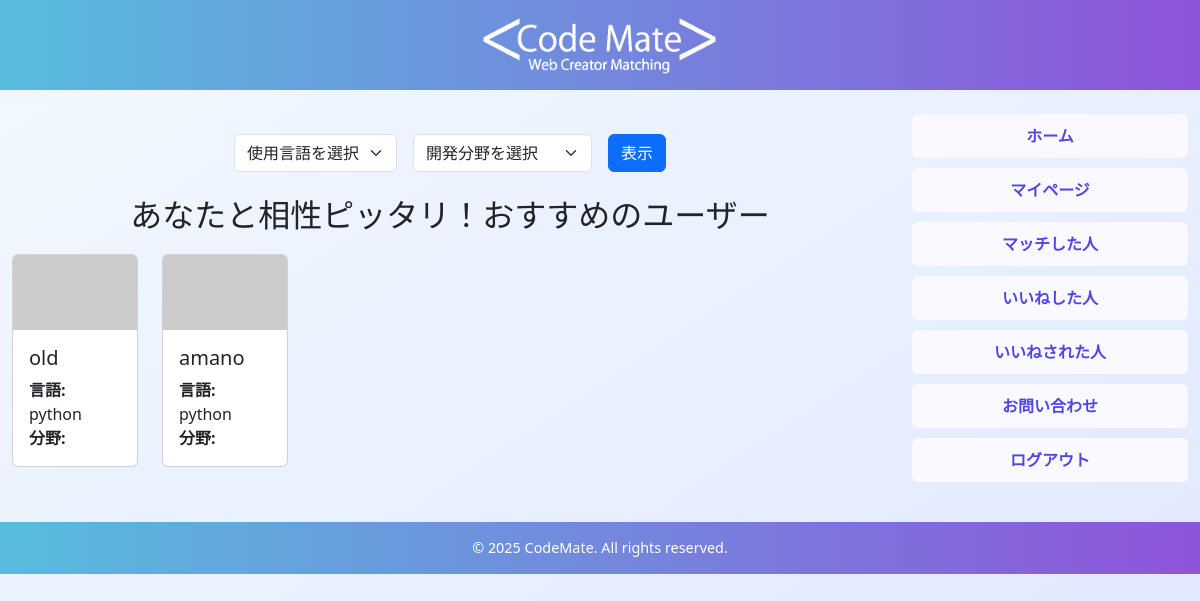
Screenshot of /main (signed in) with the database file from the repository.
### app/models/user.py (models this page shows)
class User(db.Model):
    __tablename__ = "user"
    id = db.Column(db.Integer, primary_key=True)
    email = db.Column(db.String(30), unique=True, nullable=False)
    password = db.Column(db.String(200), nullable=False)
    name = db.Column(db.String(30))
    gender = db.Column(db.String(10))
    language = db.Column(db.String(40))
    dev_field = db.Column(db.String(40))
    experience = db.Column(db.String(40))
    introduction = db.Column(db.Text)
    image_path = db.Column(db.String(60), default="default.jpg")

### app/routes/app.py (the view)
    @app.route("/main")
    def main():
        if "user_id" not in session:
            return redirect("main.top")
        current_user = User.query.get(session["user_id"])
        if not current_user:
            return redirect("main.top")
        matched_users_subquery = (
            db.session.query(Likes.to_user)
            .filter(Likes.from_user == current_user.id, Likes.matched == True)
            .subquery()
        )
        liked_users_subquery = (
        db.session.query(Likes.to_user)
        .filter(Likes.from_user == current_user.id)
        .subquery()
)
        recommended = (
            User.query
                .filter(
                    User.language == current_user.language,
                    User.dev_field == current_user.dev_field,
                    User.id != current_user.id,
                    ~User.id.in_(matched_users_subquery),
                    ~User.id.in_(liked_users_subquery)
                )
            .limit(6)
            .all()
        )
        return render_template("main/main.html", profiles=recommended)

### app/template/main/main.html (shortened to what this page needs)
<!DOCTYPE html>
<html lang="ja">
  <head>
    <link
      href="https://cdn.jsdelivr.net/npm/bootstrap@5.3.0-alpha1/dist/css/bootstrap.min.css"
      rel="stylesheet"
    />
    <link rel="stylesheet" href="../static/css/style.css" />
  </head>
  <body>
    <header>
      <img src="{{ url_for('static', filename='img/logo.png') }}" alt="ロゴ" />
    </header>
    <div class="container-fluid mt-4">
      <div class="row">
        <div class="col-lg-9">
          <form
            class="filter-form d-flex flex-wrap justify-content-center align-items-center gap-3 mb-4"
            method="GET"
            action="/search"
          >
            <select name="language" class="form-select w-auto">
              <option value="">使用言語を選択</option>
            </select>
            <select name="dev_field" class="form-select w-auto">
              <option value="">開発分野を選択</option>
            </select>
            <button type="submit" class="btn btn-primary">表示</button>
          </form>
          <h2 >あなたと相性ピッタリ！おすすめのユーザー</h2>
          <div
            class="row row-cols-1 row-cols-sm-2 row-cols-md-3 row-cols-lg-6 g-4"
          >
            {% for user in profiles %} {% include 'main/profile_card.html' %} {%
            endfor %}
          </div>
        </div>
        <div class="col-lg-3 sidebar mt-4 mt-lg-0">
          <a href="/main?tab=recommend">ホーム</a>
          <a href="/my_profile">マイページ</a>
          <a href="/matched">マッチした人</a>
          <a href="/likes/sent">いいねした人</a>
          <a href="/likes/received">いいねされた人</a>
          <a href="/contact">お問い合わせ</a>
          <a href="/logout">ログアウト</a>
        </div>
      </div>
    </div>
    <footer>&copy; 2025 CodeMate. All rights reserved.</footer>
  </body>
</html>

### app/template/main/profile_card.html
<div class="col">
  <a
    href="{{ url_for('recommend_profile.recommend_profile', user_id=user.id) }}"
    class="text-decoration-none text-dark"
  >
    <div class="card h-100">
      <img
        src="{{ user.image or 'https://via.placeholder.com/300x180' }}"
        class="card-img-top"
        alt="{{ user.name }}"
      />
      <div class="card-body">
        <h5 class="card-title">{{ user.name }}</h5>
        <p class="card-text">
          <strong>言語:</strong> {{ user.language }}<br />
          <strong>分野:</strong> {{ user.field }}
        </p>
      </div>
    </div>
  </a>
</div>

### app/static/css/style.css (style rules this page uses)
body { margin: 0; font-family: "Segoe UI", sans-serif; background: linear-gradient(to bottom right, #f2f9ff, #e0e7ff); min-height: 100vh; }
header { background-image: linear-gradient(90deg, rgba(87, 188, 222, 1), rgba(142, 84, 219, 1)); padding: 15px 20px; text-align: center; }
header img { height: 60px; max-width: 90%; }
footer { background-image: linear-gradient(90deg, rgba(87, 188, 222, 1), rgba(142, 84, 219, 1)); color: white; text-align: center; padding: 15px 10px; font-size: 0.9em; }
.filter-form { margin: 20px 0; }
.sidebar a { display: block; text-align: center; padding: 10px; border-radius: 6px; font-weight: bold; background-color: #f9f9ff; color: #4f46e5; text-decoration: none; margin-bottom: 10px; transition: 0.3s; }
footer { background: linear-gradient(90deg, #57bcde, #8e54db); color: white; text-align: center; padding: 15px 10px; margin-top: 30px; }
.card-img-top { width: 100%; height: auto; object-fit: cover; }
h2 { text-align: center; margin-bottom: 20px; }

### rows the page displays
User: name "old", language "python"
User: name "amano", language "python"
